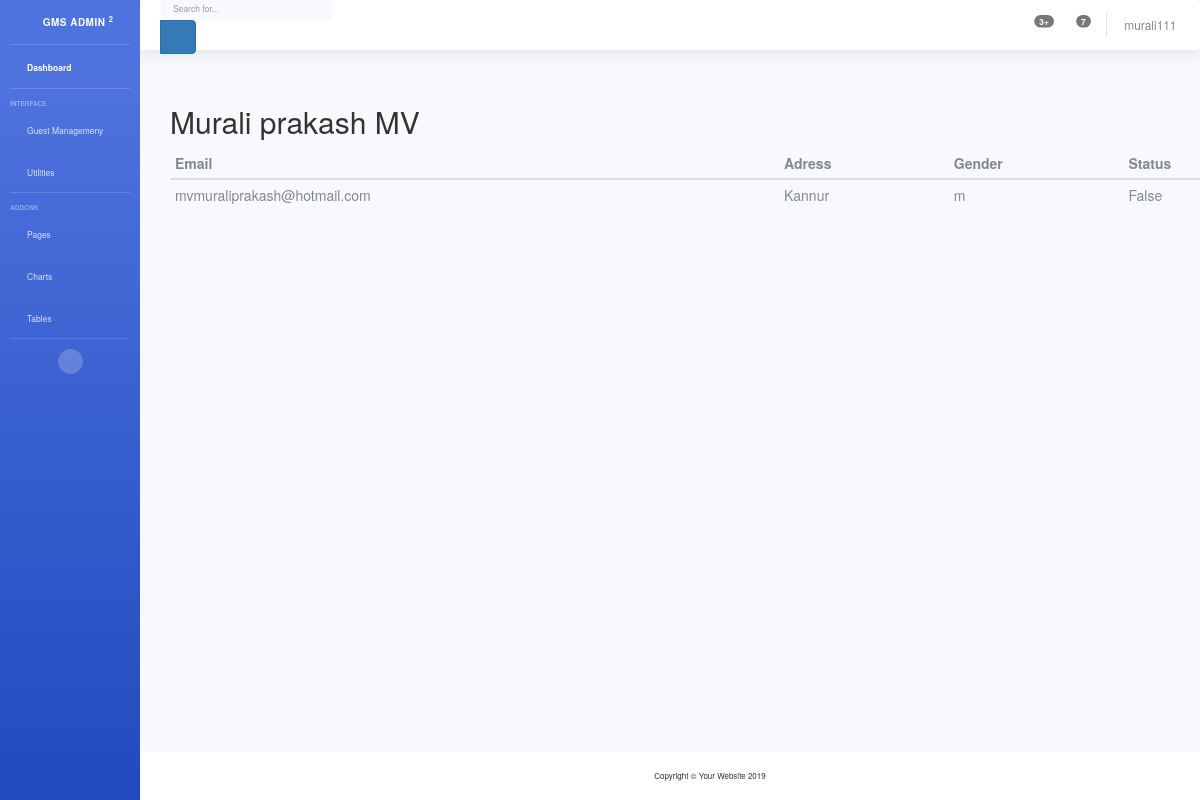
Screenshot of /view/8 (signed in) with the database file from the repository.
### webapp/models.py (models this page shows, shortened)
class student(models.Model):
    first_name=models.CharField(max_length=50)
    middle_name=models.CharField(max_length=50)
    last_name=models.CharField(max_length=50)
    email=models.CharField(max_length=50,unique=True)
    address=models.CharField(max_length=250)
    gender=models.CharField(max_length=10)
    joining_date = models.CharField(max_length=50,default=timezone.now())
    updated = models.DateTimeField(auto_now=True)
    is_active=models.BooleanField(default=True)
    class Meta():
        db_table='student'

### webapp/views.py (the view)
# urls.py: url(r'^view/(?P<pk>[0-9]+)$',views.view,name='view'),
def view(request, pk):
    data = student.objects.get(id=pk)
    return render(request, 'view.html', {'data': data})

### webapp/templates/view.html (shortened to what this page needs)
{% extends 'header.html' %}
{% block content %}
  <link rel="stylesheet" href="https://maxcdn.bootstrapcdn.com/bootstrap/3.3.7/css/bootstrap.min.css">
<div class="container">
  <h2>{{ data.first_name  }} {{ data.middle_name }} {{ data.last_name }}</h2>
  <table class="table table-condensed">
    <thead>
      <tr>
        <th>Email</th>
        <th>Adress</th>
        <th>Gender</th>
        <th>Status</th>
      </tr>
    </thead>
    <tbody>
      <tr>
        <td>{{ data.email }}</td>
        <td>{{ data.address }}</td>
        <td>{{ data.gender }}</td>
        <td>{{ data.is_active }}</td>
      </tr>
    </tbody>
  </table>
</div>
{% endblock %}

### webapp/templates/header.html (shortened to what this page needs)
<!DOCTYPE html>
<html lang="en">
<head>
 {% load static %}
 <link href={% static "vendor/fontawesome-free/css/all.min.css" %} rel="stylesheet" type="text/css">
 {% load static %}
 <link href={% static "css/sb-admin-2.min.css" %} rel="stylesheet">
</head>
<body id="page-top">
  <div id="wrapper">
    <ul class="navbar-nav bg-gradient-primary sidebar sidebar-dark accordion" id="accordionSidebar">
      <a class="sidebar-brand d-flex align-items-center justify-content-center" href="/dashBoard">
        <div class="sidebar-brand-icon rotate-n-15">
          <i class="fas fa-laugh-wink"></i>
        </div>
        <div class="sidebar-brand-text mx-3">GMS Admin <sup>2</sup></div>
      </a>
      <hr class="sidebar-divider my-0">
      <li class="nav-item active">
        <a class="nav-link" href="/dashBoard">
          <i class="fas fa-fw fa-tachometer-alt"></i>
          <span>Dashboard</span></a>
      </li>
      <hr class="sidebar-divider">
      <div class="sidebar-heading">
        Interface
      </div>
      <li class="nav-item">
        <a class="nav-link collapsed" href="#" data-toggle="collapse" data-target="#collapseTwo" aria-expanded="true" aria-controls="collapseTwo">
          <i class="fas fa-fw fa-cog"></i>
          <span>Guest Managemeny</span>
        </a>
      </li>
      <li class="nav-item">
        <a class="nav-link collapsed" href="#" data-toggle="collapse" data-target="#collapseUtilities" aria-expanded="true" aria-controls="collapseUtilities">
          <i class="fas fa-fw fa-wrench"></i>
          <span>Utilities</span>
        </a>
      </li>
      <hr class="sidebar-divider">
      <div class="sidebar-heading">
        Addons
      </div>
      <li class="nav-item">
        <a class="nav-link collapsed" href="#" data-toggle="collapse" data-target="#collapsePages" aria-expanded="true" aria-controls="collapsePages">
          <i class="fas fa-fw fa-folder"></i>
          <span>Pages</span>
        </a>
      </li>
      <li class="nav-item">
        <a class="nav-link" href="charts.html">
          <i class="fas fa-fw fa-chart-area"></i>
          <span>Charts</span></a>
      </li>
      <li class="nav-item">
        <a class="nav-link" href="tables.html">
          <i class="fas fa-fw fa-table"></i>
          <span>Tables</span></a>
      </li>
      <hr class="sidebar-divider d-none d-md-block">
      <div class="text-center d-none d-md-inline">
        <button class="rounded-circle border-0" id="sidebarToggle"></button>
      </div>
    </ul>
    <div id="content-wrapper" class="d-flex flex-column">
      <div id="content">
        <nav class="navbar navbar-expand navbar-light bg-white topbar mb-4 static-top shadow">
          <form class="d-none d-sm-inline-block form-inline mr-auto ml-md-3 my-2 my-md-0 mw-100 navbar-search">
            <div class="input-group">
              <input type="text" class="form-control bg-light border-0 small" placeholder="Search for..." aria-label="Search" aria-describedby="basic-addon2">
              <div class="input-group-append">
                <button class="btn btn-primary" type="button">
                  <i class="fas fa-search fa-sm"></i>
                </button>
              </div>
            </div>
          </form>
          <ul class="navbar-nav ml-auto">
            <li class="nav-item dropdown no-arrow mx-1">
              <a class="nav-link dropdown-toggle" href="#" id="alertsDropdown" role="button" data-toggle="dropdown" aria-haspopup="true" aria-expanded="false">
                <span class="badge badge-danger badge-counter">3+</span>
              </a>
            </li>
            <li class="nav-item dropdown no-arrow mx-1">
              <a class="nav-link dropdown-toggle" href="#" id="messagesDropdown" role="button" data-toggle="dropdown" aria-haspopup="true" aria-expanded="false">
                <span class="badge badge-danger badge-counter">7</span>
              </a>
            </li>
            <li class="nav-item dropdown no-arrow">
              <a class="nav-link dropdown-toggle" href="#" id="userDropdown" role="button" data-toggle="dropdown" aria-haspopup="true" aria-expanded="false">
                <span class="mr-2 d-none d-lg-inline text-gray-600 small">{{ user.username }}</span>
              </a>
            </li>
          </ul>
        </nav>
        <div class="container-fluid">
            {% block content %}
            {% endblock %}
          </div>
        </div>
      <footer class="sticky-footer bg-white">
        <div class="container my-auto">
          <div class="copyright text-center my-auto">
            <span>Copyright &copy; Your Website 2019</span>
          </div>
        </div>
      </footer>
    </div>
  </div>
  {% load static %}
  {% load static %}
  {% load static %}
  {% load static %}
  {% load static %}
</body>
</html>

### rows the page displays
student: first_name "Murali", middle_name "prakash", last_name "MV", email "mvmuraliprakash@hotmail.com", address "Kannur", gender "m", is_active "False"

### other values shown
{{ user.username }} "murali111"
